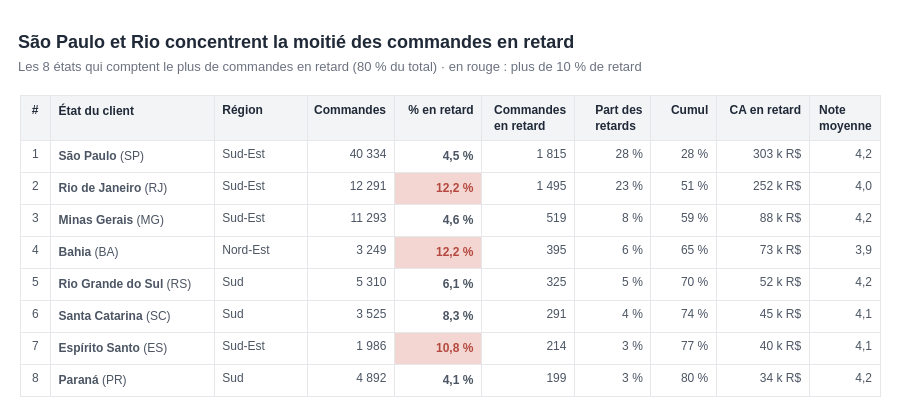

This figure's notebook cell:
### Code cell
# Q7 : par où commencer ? Les états qui comptent le plus de commandes en retard

NOMS_ETATS = {"SP": "São Paulo", "RJ": "Rio de Janeiro", "MG": "Minas Gerais", "BA": "Bahia",
              "RS": "Rio Grande do Sul", "SC": "Santa Catarina", "ES": "Espírito Santo", "PR": "Paraná"}

# 1) Indicateurs par état du client
prio = routes.groupby("customer_state").agg(
    region=("region_client", "first"),
    commandes=("order_id", "size"),
    en_retard=("en_retard", "sum"),                 # NOMBRE de commandes en retard
    taux=("en_retard", "mean"),                     # TAUX de retard
    note=("review_score", "mean"))
prio["taux"] = prio["taux"] * 100
prio["ca_retard"] = routes[routes["en_retard"]].groupby("customer_state")["montant"].sum()

# 2) Classer par nombre de commandes en retard (l'impact réel), garder les 8 premiers
prio = prio.sort_values("en_retard", ascending=False).head(8).reset_index()
prio["part"]  = prio["en_retard"] / routes["en_retard"].sum() * 100        # part de tous les retards
prio["cumul"] = prio["part"].cumsum()                                       # part cumulée

# 3) Le taux en rouge quand il dépasse 10 %
fond_taux    = ["#F3D6D2" if v > 10 else "white" for v in prio["taux"]]
couleur_taux = [ROUGE if v > 10 else GRIS_FONCE for v in prio["taux"]]
n = len(prio)

fig = go.Figure(go.Table(
    columnwidth=[28, 150, 85, 80, 80, 85, 70, 60, 85, 65],
    header=dict(values=["<b>#</b>", "<b>État du client</b>", "<b>Région</b>", "<b>Commandes</b>", "<b>% en retard</b>",
                        "<b>Commandes<br>en retard</b>", "<b>Part des<br>retards</b>", "<b>Cumul</b>",
                        "<b>CA en retard</b>", "<b>Note<br>moyenne</b>"],
                fill_color="#F3F4F6", line_color="#E5E7EB", height=40,
                align=["center", "left", "left"] + ["right"] * 7, font=dict(size=12, color="#1F2937")),
    cells=dict(values=[list(range(1, n + 1)),
                       [f"<b>{NOMS_ETATS[e]}</b> ({e})" for e in prio["customer_state"]],
                       prio["region"],
                       [fr(v, 0) for v in prio["commandes"]],
                       [f"<b>{fr(v)} %</b>" for v in prio["taux"]],
                       [fr(v, 0) for v in prio["en_retard"]],
                       [f"{fr(v, 0)} %" for v in prio["part"]],
                       [f"{fr(v, 0)} %" for v in prio["cumul"]],
                       [f"{fr(v / 1000, 0)} k R$" for v in prio["ca_retard"]],
                       [fr(v) for v in prio["note"]]],
               fill_color=[["white"] * n] * 4 + [fond_taux] + [["white"] * n] * 5,
               font=dict(size=12, color=[[GRIS_FONCE] * n] * 4 + [couleur_taux] + [[GRIS_FONCE] * n] * 5),
               line_color="#E5E7EB", height=32, align=["center", "left", "left"] + ["right"] * 7)))

mise_en_forme(fig, "São Paulo et Rio concentrent la moitié des commandes en retard",
              "Les 8 états qui comptent le plus de commandes en retard (80 % du total) · en rouge : plus de 10 % de retard",
              hauteur=420)
fig.update_layout(margin=dict(t=95, l=20, r=20, b=10))
fig.show()

### Figure 1 — Plotly figure (JSON) as saved in the notebook; plotly's stock layout.template omitted (floating-point values rounded to 4 significant figures)
{"data": [{"cells": {"align": ["center", "left", "left", "right", "right", "right", "right", "right", "right", "right"], "fill": {"color": [["white", "white", "white", "white", "white", "white", "white", "white"], ["white", "white", "white", "white", "white", "white", "white", "white"], ["white", "white", "white", "white", "white", "white", "white", "white"], ["white", "white", "white", "white", "white", "white", "white", "white"], ["white", "#F3D6D2", "white", "#F3D6D2", "white", "white", "#F3D6D2", "white"], ["white", "white", "white", "white", "white", "white", "white", "white"], ["white", "white", "white", "white", "white", "white", "white", "white"], ["white", "white", "white", "white", "white", "white", "white", "white"], ["white", "white", "white", "white", "white", "white", "white", "white"], ["white", "white", "white", "white", "white", "white", "white", "white"]]}, "font": {"color": [["#4B5563", "#4B5563", "#4B5563", "#4B5563", "#4B5563", "#4B5563", "#4B5563", "#4B5563"], ["#4B5563", "#4B5563", "#4B5563", "#4B5563", "#4B5563", "#4B5563", "#4B5563", "#4B5563"], ["#4B5563", "#4B5563", "#4B5563", "#4B5563", "#4B5563", "#4B5563", "#4B5563", "#4B5563"], ["#4B5563", "#4B5563", "#4B5563", "#4B5563", "#4B5563", "#4B5563", "#4B5563", "#4B5563"], ["#4B5563", "#B4483F", "#4B5563", "#B4483F", "#4B5563", "#4B5563", "#B4483F", "#4B5563"], ["#4B5563", "#4B5563", "#4B5563", "#4B5563", "#4B5563", "#4B5563", "#4B5563", "#4B5563"], ["#4B5563", "#4B5563", "#4B5563", "#4B5563", "#4B5563", "#4B5563", "#4B5563", "#4B5563"], ["#4B5563", "#4B5563", "#4B5563", "#4B5563", "#4B5563", "#4B5563", "#4B5563", "#4B5563"], ["#4B5563", "#4B5563", "#4B5563", "#4B5563", "#4B5563", "#4B5563", "#4B5563", "#4B5563"], ["#4B5563", "#4B5563", "#4B5563", "#4B5563", "#4B5563", "#4B5563", "#4B5563", "#4B5563"]], "size": 12}, "height": 32, "line": {"color": "#E5E7EB"}, "values": [[1, 2, 3, 4, 5, 6, 7, 8], ["<b>São Paulo</b> (SP)", "<b>Rio de Janeiro</b> (RJ)", "<b>Minas Gerais</b> (MG)", "<b>Bahia</b> (BA)", "<b>Rio Grande do Sul</b> (RS)", "<b>Santa Catarina</b> (SC)", "<b>Espírito Santo</b> (ES)", "<b>Paraná</b> (PR)"], ["Sud-Est", "Sud-Est", "Sud-Est", "Nord-Est", "Sud", "Sud", "Sud-Est", "Sud"], ["40 334", "12 291", "11 293", "3 249", "5 310", "3 525", "1 986", "4 892"], ["<b>4,5 %</b>", "<b>12,2 %</b>", "<b>4,6 %</b>", "<b>12,2 %</b>", "<b>6,1 %</b>", "<b>8,3 %</b>", "<b>10,8 %</b>", "<b>4,1 %</b>"], ["1 815", "1 495", "519", "395", "325", "291", "214", "199"], ["28 %", "23 %", "8 %", "6 %", "5 %", "4 %", "3 %", "3 %"], ["28 %", "51 %", "59 %", "65 %", "70 %", "74 %", "77 %", "80 %"], ["303 k R$", "252 k R$", "88 k R$", "73 k R$", "52 k R$", "45 k R$", "40 k R$", "34 k R$"], ["4,2", "4,0", "4,2", "3,9", "4,2", "4,1", "4,1", "4,2"]]}, "columnwidth": [28, 150, 85, 80, 80, 85, 70, 60, 85, 65], "header": {"align": ["center", "left", "left", "right", "right", "right", "right", "right", "right", "right"], "fill": {"color": "#F3F4F6"}, "font": {"color": "#1F2937", "size": 12}, "height": 40, "line": {"color": "#E5E7EB"}, "values": ["<b>#</b>", "<b>État du client</b>", "<b>Région</b>", "<b>Commandes</b>", "<b>% en retard</b>", "<b>Commandes<br>en retard</b>", "<b>Part des<br>retards</b>", "<b>Cumul</b>", "<b>CA en retard</b>", "<b>Note<br>moyenne</b>"]}, "type": "table"}], "layout": {"font": {"color": "#1F2937", "family": "Arial", "size": 13}, "height": 420, "margin": {"b": 10, "l": 20, "r": 20, "t": 95}, "separators": ", ", "showlegend": false, "title": {"font": {"size": 18}, "text": "<b>São Paulo et Rio concentrent la moitié des commandes en retard</b><br><span style='font-size:13px;color:#6B7280'>Les 8 états qui comptent le plus de commandes en retard (80 % du total) · en rouge : plus de 10 % de retard</span>", "x": 0.02, "xanchor": "left"}, "width": 900}}
